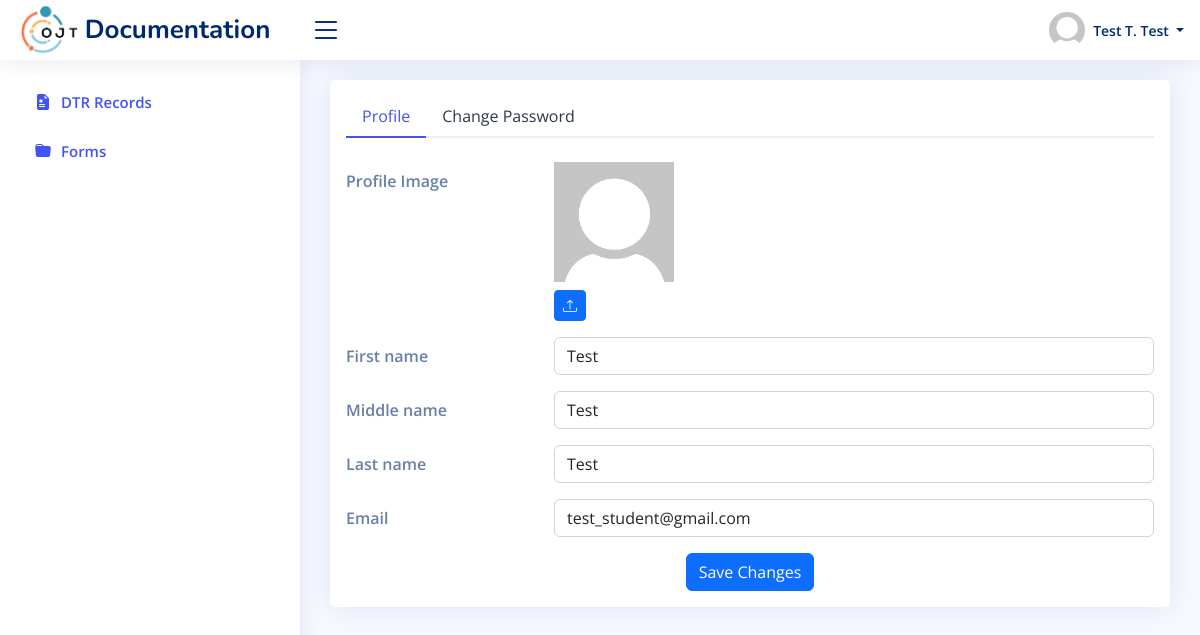
Screenshot of /pages/admin/users-profile.php (signed in) with the database file from the repository.
### tables this page shows
CREATE TABLE `users` (
  `id` int(11) NOT NULL,
  `avatar` varchar(255) DEFAULT NULL,
  `fname` varchar(100) NOT NULL,
  `lname` varchar(100) NOT NULL,
  `mname` varchar(100) DEFAULT NULL,
  `contact` varchar(255) DEFAULT NULL,
  `city_address` varchar(255) DEFAULT NULL,
  `provincial_address` varchar(255) DEFAULT NULL,
  `date_of_birth` varchar(255) DEFAULT NULL,
  `place_of_birth` varchar(255) DEFAULT NULL,
  `civil_status` varchar(255) DEFAULT NULL,
  `gender` varchar(255) DEFAULT NULL,
  `height` varchar(255) DEFAULT NULL,
  `weight` varchar(255) DEFAULT NULL,
  `special_skills` varchar(255) DEFAULT NULL,
  `physical_disability` varchar(255) DEFAULT NULL,
  `mental_disability` varchar(255) DEFAULT NULL,
  `criminal_liability` varchar(255) DEFAULT NULL,
  `email` varchar(100) NOT NULL,
  `password` text NOT NULL,
  `course_id` int(11) DEFAULT NULL,
  `section` varchar(32) DEFAULT NULL,
  `deployment_id` int(11) DEFAULT NULL,
  `role` enum('student','super-admin','admin','') NOT NULL,
  `isNew` tinyint(1) DEFAULT NULL,
  `office_account_id` int(11) DEFAULT NULL
);

### backend/nodes.php (called while the page is built, shortened)
<?php
include("conn.php");
$SERVER_NAME = "http://$_SERVER[SERVER_NAME]/ojt-documentation";
function getUserById($id)
{
  global $con;
  return mysqli_fetch_object(
    mysqli_query(
      $con,
      "SELECT * FROM users WHERE id = '$id'"
    )
  );
}

### pages/admin/users-profile.php (the view, shortened to what this page needs)
<?php
include_once("../../backend/nodes.php");
$user = getUserById($_SESSION['id']);
$fullName = "";
if ($user->mname != null) {
  $fullName = ucwords("$user->fname " . $user->mname[0] . ". $user->lname");
} else {
  $fullName = ucwords("$user->fname  $user->lname");
};
?>
<!DOCTYPE html>
<html lang="en">
<head>
  <link href="../../assets/vendor/bootstrap/css/bootstrap.min.css" rel="stylesheet">
  <link href="../../assets/vendor/bootstrap-icons/bootstrap-icons.css" rel="stylesheet">
  <link href="../../assets/css/style.css" rel="stylesheet">
</head>
<body>
  <?php include_once("../../components/header.php"); ?>
  <?php include_once("../../components/sidebar.php") ?>
  <main id="main" class="main">
    <section class="section profile">
      <div class="row">
        <div class="col-lg-12">
          <div class="card">
            <div class="card-body pt-3">
              <ul class="nav nav-tabs nav-tabs-bordered">
                <li class="nav-item">
                  <button class="nav-link active" data-toggle="tab" data-target="#profile-edit">Profile</button>
                </li>
                <li class="nav-item">
                  <button class="nav-link" data-toggle="tab" data-target="#profile-change-password">Change Password</button>
                </li>
              </ul>
              <div class="tab-content pt-2">
                <div class="tab-pane fade show active profile-edit pt-3" id="profile-edit">
                  <form method="POST" id="formUserData">
                    <div class="row mb-3">
                      <label for="profileImage" class="col-md-4 col-lg-3 col-form-label">Profile Image</label>
                      <div class="col-md-8 col-lg-9">
                        <img src="<?= "$SERVER_NAME/profile/" . ($user->avatar ? "$user->avatar" : "default.png") ?>" alt="Profile" style="object-fit: cover;" id="imgProfile">
                        <div class="pt-2">
                          <button type="button" class="btn btn-primary btn-sm" id="buttonUpload" title="Upload new profile image">
                            <i class="bi bi-upload"></i>
                          </button>
                        </div>
                      </div>
                    </div>
                    <div class="row mb-3">
                      <label class="col-md-4 col-lg-3 col-form-label">First name</label>
                      <div class="col-md-8 col-lg-9">
                        <input name="fname" type="text" class="form-control" value="<?= $user->fname ?>" required>
                      </div>
                    </div>
                    <div class="row mb-3">
                      <label class="col-md-4 col-lg-3 col-form-label">Middle name</label>
                      <div class="col-md-8 col-lg-9">
                        <input name="mname" type="text" class="form-control" value="<?= $user->mname ?>">
                      </div>
                    </div>
                    <div class="row mb-3">
                      <label class="col-md-4 col-lg-3 col-form-label">Last name</label>
                      <div class="col-md-8 col-lg-9">
                        <input name="lname" type="text" class="form-control" value="<?= $user->lname ?>" required>
                      </div>
                    </div>
                    <div class="row mb-3">
                      <label class="col-md-4 col-lg-3 col-form-label">Email</label>
                      <div class="col-md-8 col-lg-9">
                        <input name="email" type="email" class="form-control" value="<?= $user->email ?>" required>
                      </div>
                    </div>
                    <div class="text-center">
                      <button type="submit" class="btn btn-primary">Save Changes</button>
                    </div>
                  </form>
                </div>
              </div>
            </div>
          </div>
        </div>
      </div>
    </section>
  </main>
</body>
</html>

### components/header.php (shortened to what this page needs)
<header id="header" class="header fixed-top d-flex align-items-center">
  <div class="d-flex align-items-center justify-content-between">
    <a href="./" class="logo d-flex align-items-center">
      <img src="<?= $SERVER_NAME . "/assets/img/ojt.jpg" ?>" style="max-height: 50px;">
      <span class="d-none d-lg-block">Documentation</span>
    </a>
    <i class="bi bi-list toggle-sidebar-btn"></i>
  </div>
  <nav class="header-nav ms-auto">
    <ul class="d-flex align-items-center">
      <li class="nav-item dropdown pe-3">
        <a class="nav-link nav-profile d-flex align-items-center pe-0" href="#" data-toggle="dropdown">
          <img src="<?= "$SERVER_NAME/profile/" . ($user->avatar ? "$user->avatar" : "default.png") ?>" alt="Profile" class="rounded-circle" id="headerProfile">
          <span class="d-none d-md-block dropdown-toggle ps-2">
            <?= $fullName ?>
          </span>
        </a>
      </li>
    </ul>
  </nav>
</header>

### assets/css/style.css (style rules this page uses)
:root { scroll-behavior: smooth; }
body { font-family: "Open Sans", sans-serif; background: #f6f9ff; color: #444444; }
a { color: #4154f1; text-decoration: none; }
#main { margin-top: 60px; padding: 20px 30px; transition: all 0.3s; }
.card { margin-bottom: 30px; border: none; border-radius: 5px; box-shadow: 0px 0 30px rgba(1, 41, 112, 0.1); }
.nav-tabs-bordered { border-bottom: 2px solid #ebeef4; }
.nav-tabs-bordered .nav-link { margin-bottom: -2px; border: none; color: #2c384e; }
.nav-tabs-bordered .nav-link.active { background-color: #fff; color: #4154f1; border-bottom: 2px solid #4154f1; }
.logo { line-height: 1; }
@media (min-width: 1200px) { .logo { width: 280px; } }
.logo img { max-height: 26px; margin-right: 6px; }
.logo span { font-size: 26px; font-weight: 700; color: #012970; font-family: "Nunito", sans-serif; }
.header { transition: all 0.5s; z-index: 997; height: 60px; box-shadow: 0px 2px 20px rgba(1, 41, 112, 0.1); background-color: #fff; padding-left: 20px; }
.header .toggle-sidebar-btn { font-size: 32px; padding-left: 10px; cursor: pointer; color: #012970; }
.header-nav ul { list-style: none; }
.header-nav > ul { margin: 0; padding: 0; }
.header-nav .nav-profile { color: #012970; }
.header-nav .nav-profile img { max-height: 36px; }
.header-nav .nav-profile span { font-size: 14px; font-weight: 600; }
@media (min-width: 1200px) { #main, #footer { margin-left: 300px; } }
.profile .profile-edit label { font-weight: 600; color: rgba(1, 41, 112, 0.6); }
.profile .profile-edit img { max-width: 120px; }

### rows the page displays
users: fullName "Test T. Test", fname "Test", mname "Test", lname "Test", email "test_student@gmail.com"

### other values shown
$value["title"] "DTR Records"
$value["title"] "Forms"
